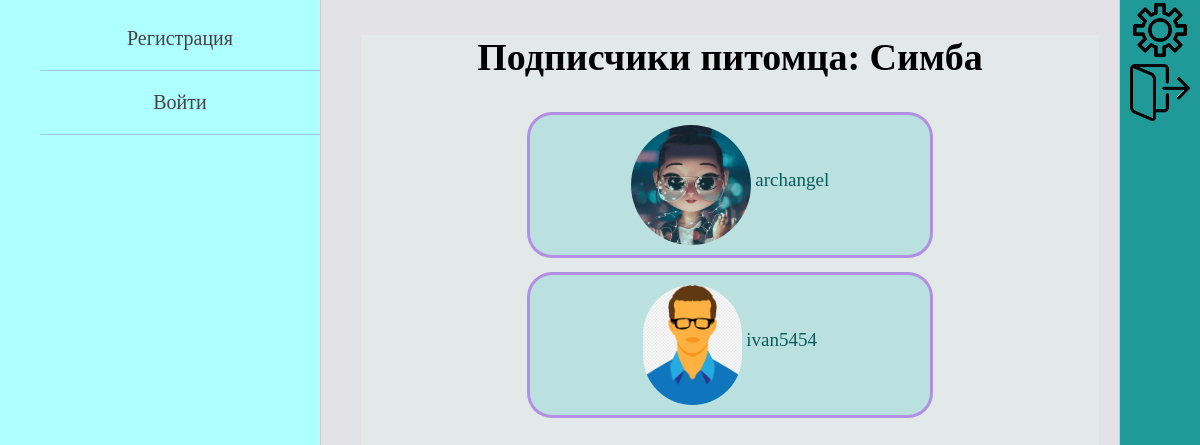
Page /animals/1/followers/ on the earlier database version.
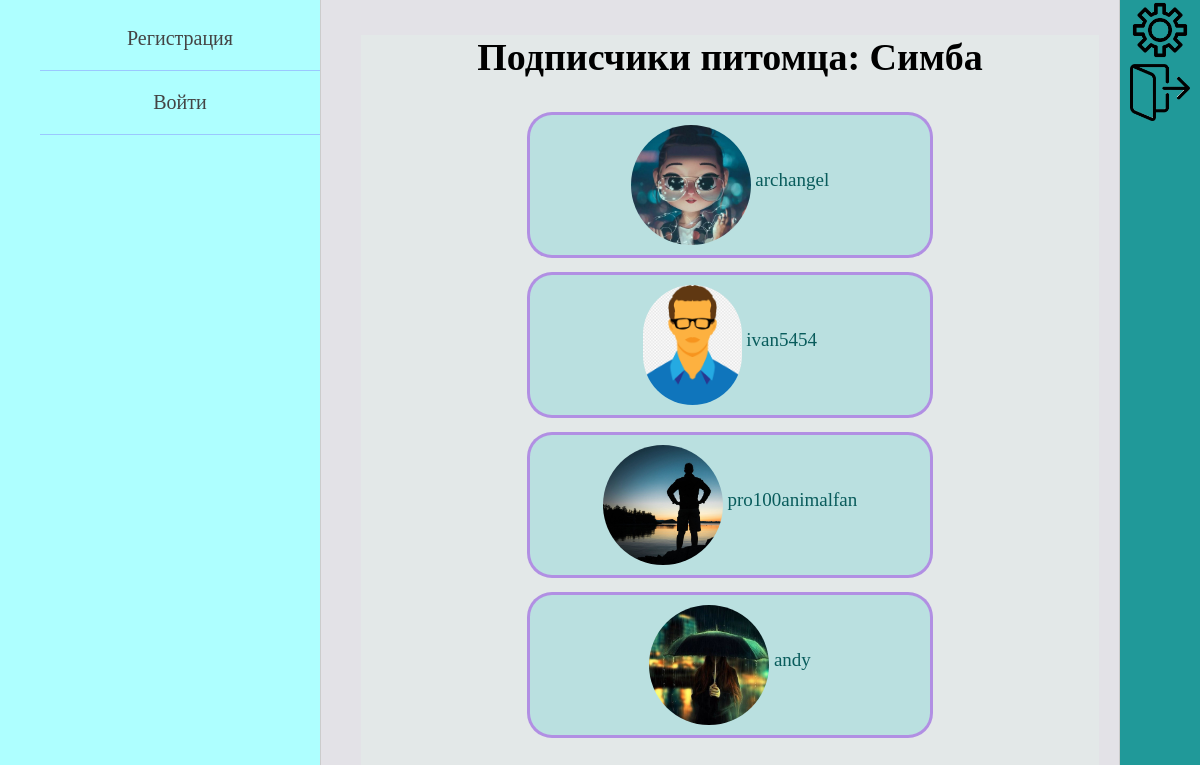
Same page on the later database version.
### pet_owners/models.py (models this page shows, shortened)
class Owner(AbstractUser):
    date_of_birth = models.DateField(blank=True, verbose_name='дата рождения пользователя', null=True)
    avatar = models.ImageField(upload_to="owners_photos/%Y/%m/%d/", blank=True,
                               verbose_name='фото пользователя', null=True)
    about_myself = models.TextField(max_length=520, blank=True, verbose_name='о себе', null=True)
    instagram = models.URLField(blank=True, verbose_name='инстаграм', null=True)
    vkontakte = models.URLField(blank=True, verbose_name='вконтакте', null=True)
    youtube = models.URLField(blank=True, verbose_name='ютуб', null=True)
    full_name_is_hidden = models.BooleanField(default=True)
    date_of_birth_is_hidden = models.BooleanField(default=True)
    def get_absolute_url(self):
        return reverse('profile_home', kwargs={'id': self.pk})

### animals/views.py (the view)
# urls.py: path('<int:pk>/followers/', AnimalFollowers.as_view(), name='animal_followers'),
class AnimalFollowers(DataMixin, ListView):
    model = Animal
    template_name = 'animals/animal_followers_page.html'
    context_object_name = 'animal'
    def get_queryset(self):
        self.queryset = Animal.objects.get(pk=self.kwargs['pk'])
        return self.queryset
    def get_context_data(self, *, object_list=None, **kwargs):
        context = super().get_context_data(**kwargs)
        animal = self.queryset
        context['followers'] = Owner.objects.filter(subscriptions__animal=animal)
        context['title'] = f"Подписчики питомца: {animal.name_of_animal}"
        context.update(self.get_left_menu())
        return context

### pet_owners/utils.py (called while the page is built)
    def get_left_menu(self):
        context = {}
        if self.request.user.is_authenticated:
            context['left_menu'] = [
                {'title': "Мой профиль", 'url_name': ['profile_home', self.request.user.id]},
                {'title': "Мои питомцы", 'url_name': ['all_animals_page']},
                {'title': "Подписки", 'url_name': ['owner_subscriptions', self.request.user.id]},
                {'title': "Группы", 'url_name': ['profile_home', self.request.user.id]},
                {'title': "Найти...", 'url_name': ['profile_home', self.request.user.id]}
            ]
        else:
            context['left_menu'] = [
                {'title': "Регистрация", 'url_name': 'register'},
                {'title': "Войти", 'url_name': 'login'},
            ]
        return context

### animals/templates/animals/animal_followers_page.html
{% extends 'pet_owners/base.html' %}
{% block content %}
<div class="foll_block">
    <h1>{{title}}</h1>
    <div class="foll_cells">
        {% if followers %}
        {% for foll in followers %}
            <div class="foll_cell">
                <div class="foll_avatar">
                    <img src="{{foll.avatar.url}}" height=120>
                </div>
                <div class="foll_name">
                    <a href="{{ foll.get_absolute_url }}">
                        {{foll.username}}
                    </a>
                </div>
            </div>
        {% endfor %}
        {% else %}
            <h2>У питомца нет активных подписчиков</h2>
        {% endif %}
    </div>
</div>
{% endblock %}

### pet_owners/templates/pet_owners/base.html (shortened to what this page needs)
{% load static %}
<!DOCTYPE html>
<html lang="en">
<head>
    <link type="text/css" href="{% static 'pet_owners/css/styles.css' %}" rel="stylesheet" />
</head>
<body>
<table class="table-page" border=0 cellpadding="0" cellspacing="0">
<tr>
    <td valign="top" class="left-chapters">
        <ul id="leftchapters">
            {% for el_menu in left_menu %}
                {% if request.user.is_authenticated %}
                    {% if el_menu.url_name|length == 2 %}
                        <li><a href="{% url el_menu.url_name.0 el_menu.url_name.1 %}">
                            {{el_menu.title}}
                        </a></li>
                    {% else %}
                        <li><a href="{% url el_menu.url_name.0 %}">
                            {{el_menu.title}}
                        </a></li>
                    {% endif %}
                {% else %}
                    <li><a href="{% url el_menu.url_name %}">{{el_menu.title}}</a></li>
                {% endif %}
            {% endfor %}
        </ul>
    </td>
    <td valign="top" class="content">
        <div class="content-text">
            {% block content %}
            {% endblock %}
        </div>
    </td>
    <td valign="top" class="right-chapters">
        <table border=0 cellpadding="0" cellspacing="0">
            <tr class="settings_button"><td>
                <a href="{% url 'profile-settings' request.user.id %}">
                    <img src="/static/pet_owners/images/settings_img.png" width="60">
                </a>
            </td></tr>
            <tr class="logout_button"><td>
                <a href="{% url 'logout' %}">
                    <img src="/static/pet_owners/images/exit.png" width="60">
                </a>
            </td></tr>
            <tr><td>
                <ul id="rightchapters">
                </ul>
            </td></tr>
        </table>
    </td>
</tr>
</table>
</body>
</html>

### pet_owners/static/pet_owners/css/styles.css (style rules this page uses)
html, body { font-family: 'Georgia'; margin: 0; padding: 0; height: 100%; width: 100%; color: #000000; }
.table-page { width: 100%; height: 100%; vertical-align: top; }
.table-page tr { height: 100%; }
.left-chapters { margin: 0; background: rgba(140, 255, 255, 0.7); border-right: 1px solid #ccc; min-height: 100%; }
.left-chapters ul { width: 300px; min-height: 100%; margin: 0; padding: 7px 0 7px 20px; list-style: none; font-size: 20px; }
.left-chapters ul li { text-align: center; margin-left: 20px; padding: 20px 0 20px 0; color: #999; border-bottom: 1px solid rgba(126, 117, 255, 0.4); }
.left-chapters ul li a { color: #444; text-decoration: none; transition: color .2s linear; }
.right-chapters { margin: 0; background: #209999; border-left: 1px solid #ccc; min-height: 100%; }
.right-chapters ul { width: 60px; min-height: 100%; margin: 0; padding: 20px 0 10px 20px; list-style: none; font-size: 20px; }
.settings_button, .logout_button { text-align: center; }
.settings_button a, .logout_button a { display: block; height: 100%; width: 100%; transition: all .2s linear; }
.content { background: #27234621; padding: 10px 20px 20px 40px; width: 100%; box-sizing: border-box; }
.content-text { height: 100%; font-size: 19px; background: #e3e8e8; font-family: Yandex Sans Display Light; }
.subs_of_user a, .foll_name a { color: #095c5c; text-decoration: none; }
.subs_block, .an_posts_block, .foll_block { text-align: center; }
.subs_cells, .foll_cells { width: 100%; text-align: center; }
.sub_avatar, .foll_avatar { display: inline-block; vertical-align: middle; text-align: center; max-height: 120px; max-width: 120px; margin-top: 10px; border-radius: 120px; overflow: hidden; }
.sub_buttons, .foll_name { display: inline-block; vertical-align: middle; }
.foll_cell { background: rgba(26, 196, 196, 0.2); width: 400px; height: 140px; display: inline-block; vertical-align: middle; text-align: center; margin: 7px 0 7px 0; border: 3px solid rgba(168, 62, 230, 0.5); border-radius: 25px; }

Differences in the rows shown:
now on this page (row edited): Owner: avatar (picture), username "pro100animalfan"
now on this page (row edited): Owner: avatar (picture), username "andy"
